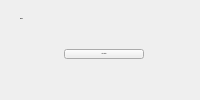
               <widget class="QWidget" name="page_home">
                <layout class="QVBoxLayout" name="verticalLayout_20">
                 <property name="spacing">
                  <number>0</number>
                 </property>
                 <property name="topMargin">
                  <number>9</number>
                 </property>
                 <item alignment="Qt::AlignTop">
                  <widget class="QWidget" name="frame_home_title" native="true">
                   <layout class="QHBoxLayout" name="horizontalLayout_15">
                    <item>
                     <widget class="QLabel" name="lbl_home_title">
                      <property name="font">
                       <font>
                        <pointsize>-1</pointsize>
                        <weight>75</weight>
                        <bold>true</bold>
                       </font>
                      </property>
                      <property name="text">
                       <string>Home</string>
                      </property>
                     </widget>
                    </item>
                   </layout>
                  </widget>
                 </item>
                 <item alignment="Qt::AlignHCenter|Qt::AlignTop">
                  <widget class="QWidget" name="frame_home_body" native="true">
                   <layout class="QHBoxLayout" name="horizontalLayout_16">
                    <property name="spacing">
                     <number>0</number>
                    </property>
                    <property name="topMargin">
                     <number>0</number>
                    </property>
                    <property name="rightMargin">
                     <number>0</number>
                    </property>
                    <property name="bottomMargin">
                     <number>0</number>
                    </property>
                    <item>
                     <widget class="QPushButton" name="btn_tutorial">
                      <property name="maximumSize">
                       <size>
                        <width>150</width>
                        <height>43</height>
                       </size>
                      </property>
                      <property name="font">
                       <font>
                        <pointsize>-1</pointsize>
                       </font>
                      </property>
                      <property name="cursor">
                       <cursorShape>PointingHandCursor</cursorShape>
                      </property>
                      <property name="text">
                       <string>Get Started</string>
                      </property>
                     </widget>
                    </item>
                   </layout>
                  </widget>
                 </item>
                </layout>
               </widget>
